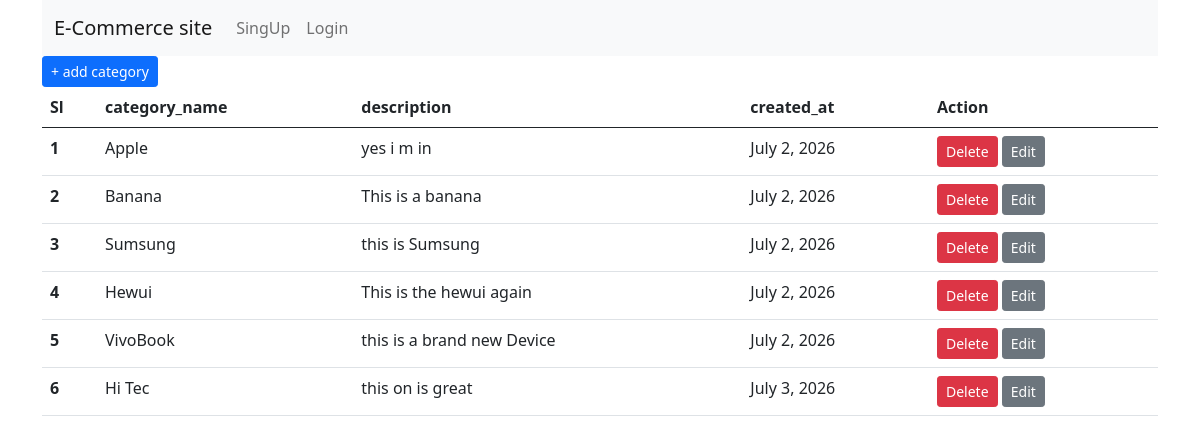
The app's page /categoty_product/ with its own data.
### productmanager/models.py (models this page shows, shortened)
class CategoryModel(models.Model):
    category_name=models.CharField(max_length=100,null=True)
    description=models.TextField(max_length=200,null=True)
    created_at= models.DateField(auto_now_add=True)

### productmanager/views.py (the view)
# urls.py: path('categoty_product/', categoty_product, name='categoty_product'),
def categoty_product(req):
    cate_data = CategoryModel.objects.all()
    context={
        'cate_dic':cate_data
    }
    return render(req,'category_product.html',context)

### templates/category_product.html
{% extends 'master/base.html' %}
{% block content %}
<a href="{% url 'add_category' %}" class="btn btn-primary btn-sm">+ add category</a>
    <table class="table">
  <thead>
    <tr>
      <th scope="col">Sl</th>
      <th scope="col">category_name</th>
      <th scope="col">description</th>
      <th scope="col">created_at</th>
      <th>Action</th>
    </tr>
  </thead>
  <tbody>
    <tr>
{% for i in cate_dic %}
    <th scope="row">{{forloop.counter}}</th>
     <td>{{i.category_name}}</td>
      <td>{{i.description}}</td>
       <td>{{i.created_at}}</td>
       <td>
      <a href="{% url 'delete' i.id %}" class="btn btn-danger btn-sm">Delete</a>
      <a href="{% url 'edit' i.id %}" class="btn btn-secondary btn-sm">Edit</a>
       </td>
    </tr>
{% endfor %}
  </tbody>
</table>
{% endblock content %}

### records on screen
CategoryModel: category_name "Apple", description "yes i m in", created_at "July 2, 2026"
CategoryModel: category_name "Banana", description "This is a banana", created_at "July 2, 2026"
CategoryModel: category_name "Sumsung", description "this is Sumsung", created_at "July 2, 2026"
CategoryModel: category_name "Hewui", description "This is the hewui again", created_at "July 2, 2026"
CategoryModel: category_name "VivoBook", description "this is a brand new Device", created_at "July 2, 2026"
CategoryModel: category_name "Hi Tec", description "this on is great", created_at "July 3, 2026"
